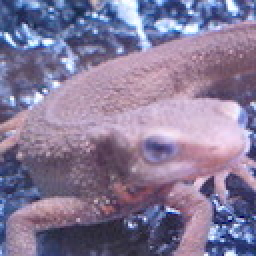
#> input picture Question_21_30/answers/imori.jpg, 128 x 128 px, found by its file name (shown 2 times larger)
$ python answer_28.py   (older library calls are emulated)
#> lines starting #> are read from the running program, lines starting #| are printed output that depends on the picture
import cv2
import numpy as np
import matplotlib.pyplot as plt


# Affine
def affine(_img, a, b, c, d, tx, ty):
#> called with a = 1, b = 0, c = 0, d = 1, tx = 0, ty = -30
    H, W, C = _img.shape
#> H = 128; W = 128; C = 3

    # temporary image
    img = np.zeros((H+2, W+2, C), dtype=np.float32)
    img[1:H+1, 1:W+1] = _img
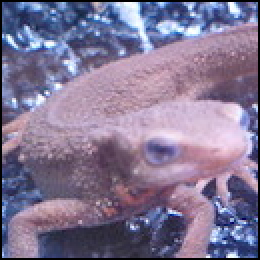
#> img: shape (130, 130, 3) float32 (shown 2 times larger); mean B, G, R 148.1, 118.1, 130

    # get new image shape
    H_new = np.round(H * d).astype(np.int)
#> H_new = 128
    W_new = np.round(W * a).astype(np.int)
#> W_new = 128
    # +1 の理由がまだわからん
    out = np.zeros((H_new+1, W_new+1, C), dtype=np.float32)

    # get position of new image
    #結果画像のx, y座標から元画像のx, y座標求める計算してるからこの配列いるよね
    x_new = np.tile(np.arange(W_new), (H_new, 1))
    y_new = np.arange(H_new).repeat(W_new).reshape(H_new, -1)

    # get position of original image by affine
    adbc = a * d - b * c
    # +1してるのはimgで 1 - 128 に画素あるから
    x = np.round((d * x_new  - b * y_new) / adbc).astype(np.int) - tx + 1
    y = np.round((-c * x_new + a * y_new) / adbc).astype(np.int) - ty + 1

    x = np.minimum(np.maximum(x, 0), W+1).astype(np.int)
    y = np.minimum(np.maximum(y, 0), H+1).astype(np.int)

    # assgin pixcel to new image
    out[y_new, x_new] = img[y, x]
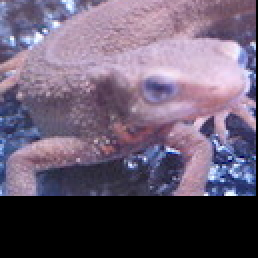
#> out: shape (129, 129, 3) float32 (shown 2 times larger); mean B, G, R 112.1, 91.1, 104.7

    out = out[:H_new, :W_new]
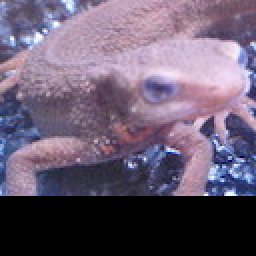
#> out: shape (128, 128, 3) float32 (shown 2 times larger); mean B, G, R 113.9, 92.5, 106.3
    out = out.astype(np.uint8)

    return out


# Read image
img = cv2.imread("../imori.jpg").astype(np.float32)

# Affine
out = affine(img, a=1, b=0, c=0, d=1, tx=0, ty=-30)

# Save result
cv2.imshow("result", out)
cv2.waitKey(0)
cv2.imwrite("out.jpg", out)
